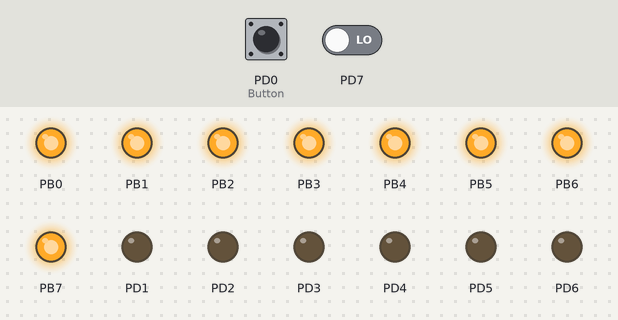
This program was run on a simulated ATmega2560, built with avr-gcc and emulated at 16 MHz. Shown: output pins drawn as LEDs (lit = HIGH). The inputs (shaded band) are chosen by the test bench; at power-on: PD0 (Button) LOW, PD7 LOW.

Above: at 1.2 s.
1.3 s: PD0 (Button) pulled HIGH for 0.15 s
At 2.5 s:
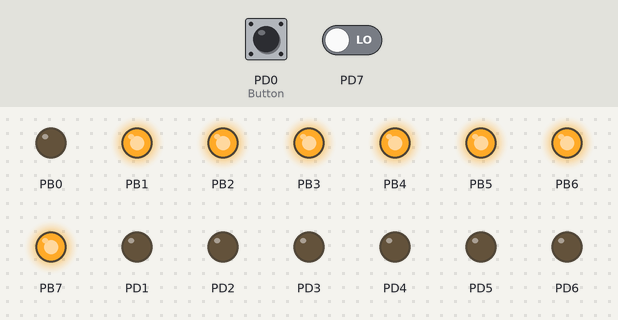
2.9 s: PD0 (Button) pulled HIGH for 1 s
At 3.9 s:
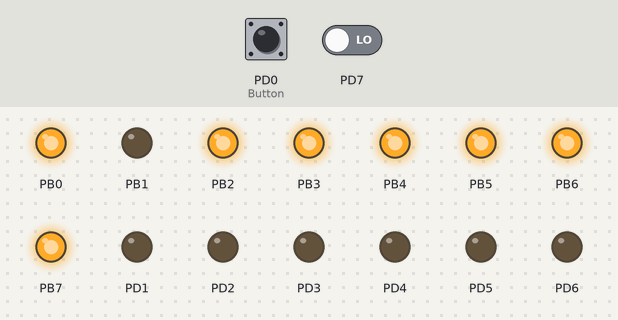
5.4 s: PD0 (Button) pulled HIGH for 0.15 s
At 5.8 s:
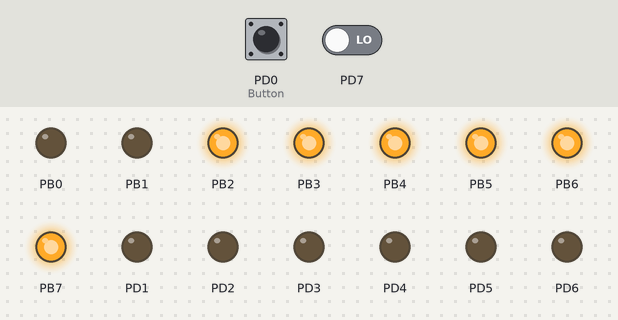
7.0 s: PD0 (Button) pulled HIGH for 3.2 s
At 8.2 s:
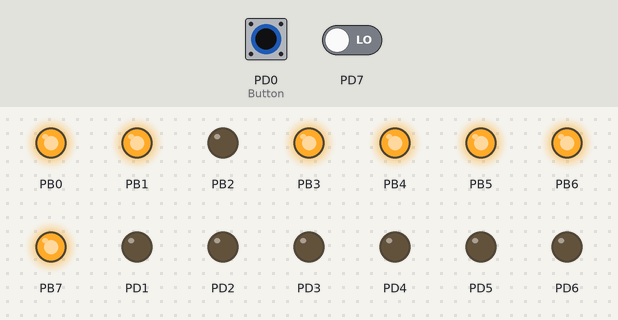
11.7 s: PD0 (Button) pulled HIGH for 0.15 s
At 12.9 s:
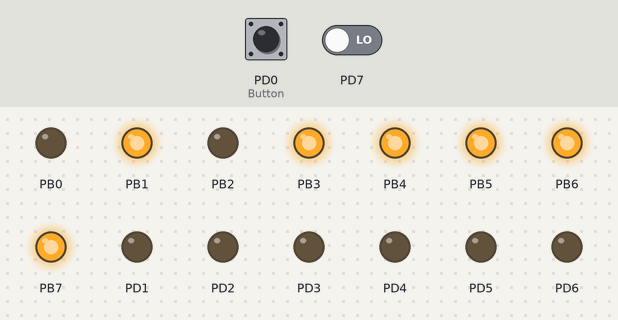
13.3 s: PD0 (Button) pulled HIGH for 1 s
At 14.2 s:
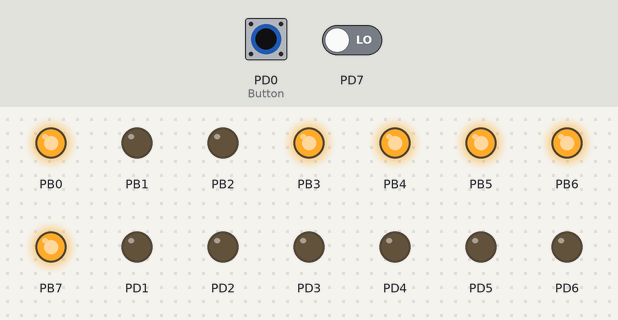
Timing chart, 0 to 16.3 s (numbered marks = the images above; inputs shaded):
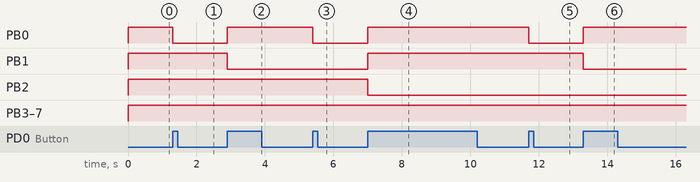

Measured:
- after the input at 1.3 s, PB0: HIGH → LOW at once
- after the input at 2.9 s, PB0: LOW → HIGH at once; PB1: HIGH → LOW at once
- after the input at 5.4 s, PB0: HIGH → LOW at once
- after the input at 7.0 s, PB0, PB1: LOW → HIGH at once; PB2: HIGH → LOW at once
- after the input at 11.7 s, PB0: HIGH → LOW at once
- after the input at 13.3 s, PB0: LOW → HIGH at once; PB1: HIGH → LOW at once

The program:

main.c
```c
#include <avr/io.h>

int main(void)
{
	/* Hardware Configuration
	PORT B = LED
	PORT D = Switch
	*/

	uint8_t sum = 0, edgeSW0 = 0, stateSW0 = 0, edgeSW7 = 0, stateSW7 = 0;
	DDRB = 0xFF;		//Configuration PORT B is output
	DDRD = ~((1<<PIND0) | (1<<PIND7)); //Data direction PORTD: PIND0 and PIND7 on input. Does not necessarily have to be set because DDRD = 0
       //Or DDRD = 0B011111110

	while(1)   {

		if(PIND & (1<<PIND0))	{       //Button detection SW0=1
			edgeSW0 = 1;
			if(edgeSW0 != stateSW0)	{//Rising Edge detection
				sum++;		       // Increment counter
			}
			stateSW0 = edgeSW0;		// Equate the variables for the next edge
		}
		else	{
			edgeSW0 = 0;
			stateSW0 = 0;
		}
		if(PIND & (1<<PIND7))	{
			edgeSW7 = 1;
			if(edgeSW7 != stateSW7)	{
				sum--;
			}
			stateSW7 = edgeSW7;
		}
		else	{
			edgeSW7 = 0;
			stateSW7 = 0;
		}
		PORTB = ~sum;
	}
	return 1;
}
```
